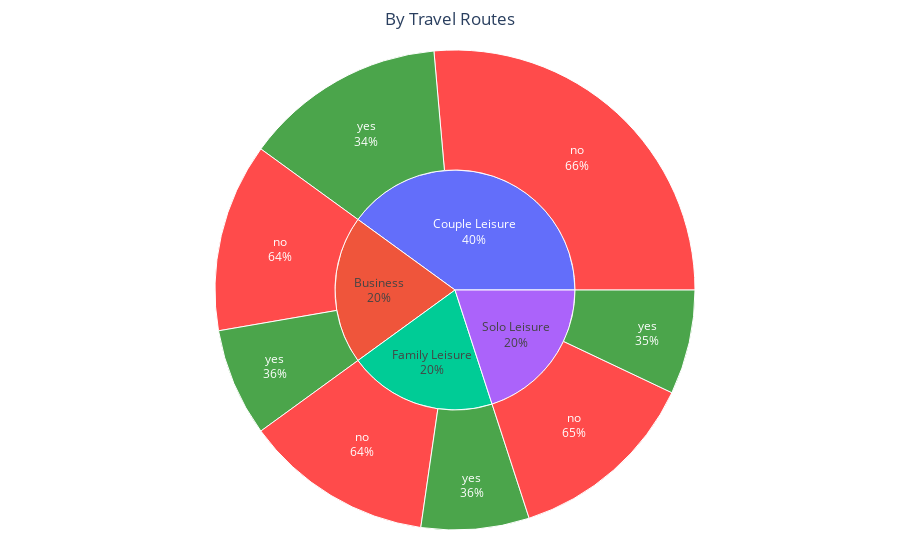

Here is the notebook cell this chart was saved with:
### Code cell
fig_travellertype = px.sunburst(df, path = ['type_of_traveller','recommended'],
                                 color='recommended'
                                 , color_discrete_map = {'yes': 'green', 'no': 'red', '(?)' : 'royal blue'}
                                 )
fig_travellertype.update_layout(title = "By Travel Routes",
                            title_x = 0.5,
                            margin = dict(l = 50, r = 40, t = 50, b = 30)
)
fig_travellertype.update_traces(textinfo="label+percent parent")

### Figure 1 — Plotly figure (JSON) as saved in the notebook; plotly's stock layout.template omitted (floating-point values rounded to 4 significant figures)
{"data": [{"branchvalues": "total", "customdata": [["no"], ["yes"], ["yes"], ["yes"], ["yes"], ["(?)"], ["(?)"], ["(?)"], ["(?)"], ["no"], ["no"], ["no"]], "domain": {"x": [0, 1], "y": [0, 1]}, "hovertemplate": "labels=%{label}<br>count=%{value}<br>parent=%{parent}<br>id=%{id}<br>recommended=%{customdata[0]}<extra></extra>", "ids": ["Couple Leisure/no", "Business/yes", "Couple Leisure/yes", "Family Leisure/yes", "Solo Leisure/yes", "Business", "Couple Leisure", "Family Leisure", "Solo Leisure", "Business/no", "Family Leisure/no", "Solo Leisure/no"], "labels": ["no", "yes", "yes", "yes", "yes", "Business", "Couple Leisure", "Family Leisure", "Solo Leisure", "no", "no", "no"], "marker": {"colors": ["red", "green", "green", "green", "green", "royal blue", "royal blue", "royal blue", "royal blue", "red", "red", "red"]}, "name": "", "parents": ["Couple Leisure", "Business", "Couple Leisure", "Family Leisure", "Solo Leisure", "", "", "", "", "Business", "Family Leisure", "Solo Leisure"], "textinfo": "label+percent parent", "type": "sunburst", "values": [660, 182, 340, 182, 176, 500, 1000, 500, 500, 318, 318, 324]}], "layout": {"legend": {"tracegroupgap": 0}, "margin": {"b": 30, "l": 50, "r": 40, "t": 50}, "title": {"text": "By Travel Routes", "x": 0.5}}}
